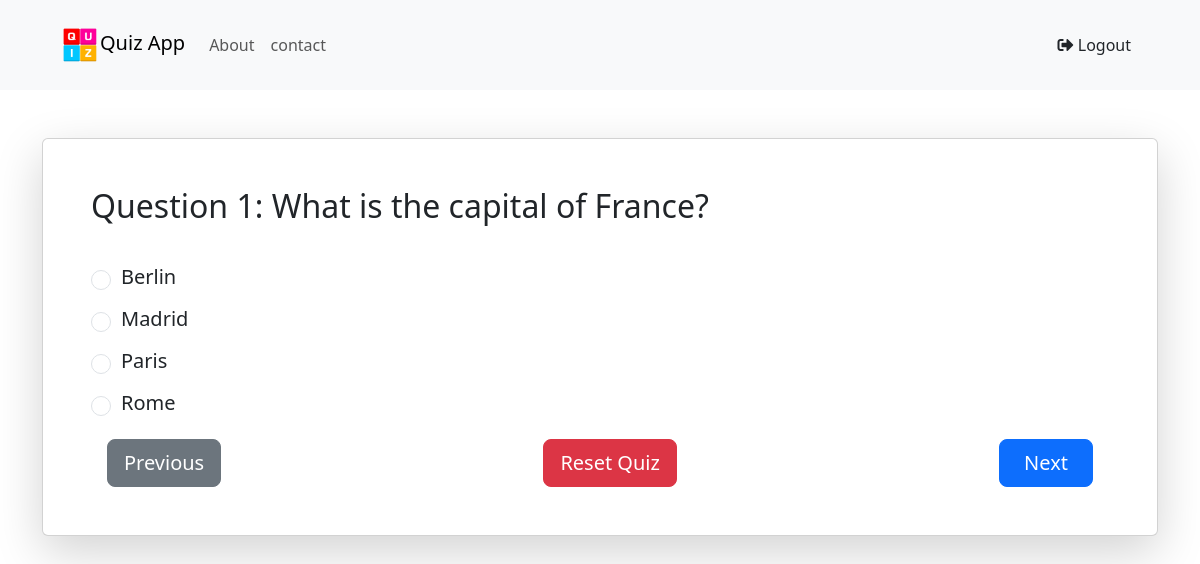
Screenshot of /mcq.php?quiz_id=1&subject=gk with the database file from the repository.
### tables this page shows
CREATE TABLE `gk` (
  `id` int(11) NOT NULL,
  `quizid` int(11) DEFAULT NULL,
  `subject` varchar(255) DEFAULT NULL,
  `question` text DEFAULT NULL,
  `opt1` varchar(255) DEFAULT NULL,
  `opt2` varchar(255) DEFAULT NULL,
  `opt3` varchar(255) DEFAULT NULL,
  `opt4` varchar(255) DEFAULT NULL,
  `ans` varchar(255) DEFAULT NULL,
  `created_at` timestamp NOT NULL DEFAULT current_timestamp(),
  `updated_at` timestamp NOT NULL DEFAULT current_timestamp() ON UPDATE current_timestamp()
);

### mcq.php (the view, shortened to what this page needs)
<!DOCTYPE html>
<html lang="en">
<head>
    <link href="https://cdn.jsdelivr.net/npm/bootstrap@5.3.0-alpha1/dist/css/bootstrap.min.css" rel="stylesheet">
    <link href="https://cdnjs.cloudflare.com/ajax/libs/font-awesome/5.15.4/css/all.min.css" rel="stylesheet">
    <body>
    <nav class="navbar navbar-expand-lg navbar-light bg-light mb-0">
    <div class="container-fluid">
    <a class="navbar-brand ms-5" href="#"><img src="uploads/Quiz-Logo-removebg-preview.png" alt="" height="40px" width="40px">Quiz App</a>
        <div class="collapse navbar-collapse" id="navbarNav">
            <ul class="navbar-nav me-auto">
                <li class="nav-item">
                    <a class="nav-link" href="?subject=about">About</a>
                </li>
                <li class="nav-item">
                    <a class="nav-link" href="?subject=contact">contact</a>
                </li>
            </ul>
            <ul class="navbar-nav">
                <li class="nav-item">
                    <a class="nav-link" href="profile.php">
                    </a>
                </li>
                <li class="nav-item">
                    <a class="nav-link" href="login.php">
                        <button class="btn btn-custom-logout px-5 py-3 rounded-pill"><i class="fas fa-sign-out-alt"></i> Logout</button>
                    </a>
                </li>
            </ul>
        </div>
    </div>
</nav>
<?php
include("connection.php");
$quiz_id = isset($_GET['quiz_id']) ? $_GET['quiz_id'] : '';
$subject = isset($_GET['subject']) ? $_GET['subject'] : '';
$current_question_id = $_SESSION['question_id'];
$sql = "SELECT id, question, opt1, opt2, opt3, opt4, ans FROM $subject WHERE quizid = '$quiz_id' AND id = '$current_question_id'";
$result = mysqli_query($conn, $sql);
if (mysqli_num_rows($result) > 0) {
    $question = mysqli_fetch_assoc($result);
    $question_text = $question['question'];
    $opt1 = $question['opt1'];
    $opt2 = $question['opt2'];
    $opt3 = $question['opt3'];
    $opt4 = $question['opt4'];
    $selected_option = isset($_SESSION['selected_option'][$current_question_id]) ? $_SESSION['selected_option'][$current_question_id] : '';
    echo "<div class='container mt-5'>";
    echo "<div class='card shadow-lg p-4 mb-4 rounded p-5'>";
    echo "<h2 class='mb-4'>Question " . $current_question_id . ": " . $question_text . "</h2>";
    echo "<form method='post' action='mcq.php?quiz_id=$quiz_id&subject=$subject'>
        <input type='hidden' name='quiz_id' value='$quiz_id'>
        <input type='hidden' name='subject' value='$subject'>
        <div class='form-check h5 pt-3'>
            <input type='radio' name='option' value='opt1' class='form-check-input' " . ($selected_option == 'opt1' ? 'checked' : '') . " id='opt1'>
            <label class='form-check-label' for='opt1'>$opt1</label>
        </div>
        <div class='form-check h5 pt-3'>
            <input type='radio' name='option' value='opt2' class='form-check-input' " . ($selected_option == 'opt2' ? 'checked' : '') . " id='opt2'>
            <label class='form-check-label' for='opt2'>$opt2</label>
        </div>
        <div class='form-check h5 pt-3'>
            <input type='radio' name='option' value='opt3' class='form-check-input' " . ($selected_option == 'opt3' ? 'checked' : '') . " id='opt3'>
            <label class='form-check-label' for='opt3'>$opt3</label>
        </div>
        <div class='form-check h5 pt-3'>
            <input type='radio' name='option' value='opt4' class='form-check-input' " . ($selected_option == 'opt4' ? 'checked' : '') . " id='opt4'>
            <label class='form-check-label' for='opt4'>$opt4</label>
        </div>
        <div class='d-flex justify-content-between mt-4 px-3'>
            <button type='submit' name='pre' class='btn btn-secondary btn-lg'>Previous</button>
            <form method='post' action='mcq.php?quiz_id=$quiz_id&subject=$subject' class='text-center mt-5'>
                <button type='submit' name='reset' class='btn btn-danger btn-lg'>Reset Quiz</button>
            </form>
            <button type='submit' name='next' class='btn btn-primary btn-lg px-4'>Next</button>
        </div>
    </form>";
    echo "</div>";
    echo "</div>";
}
?>
</body>
</html>

### rows the page displays
gk: question "What is the capital of France?", opt1 "Berlin", opt2 "Madrid", opt3 "Paris", opt4 "Rome"

### other values shown
$current_question_id "1"
